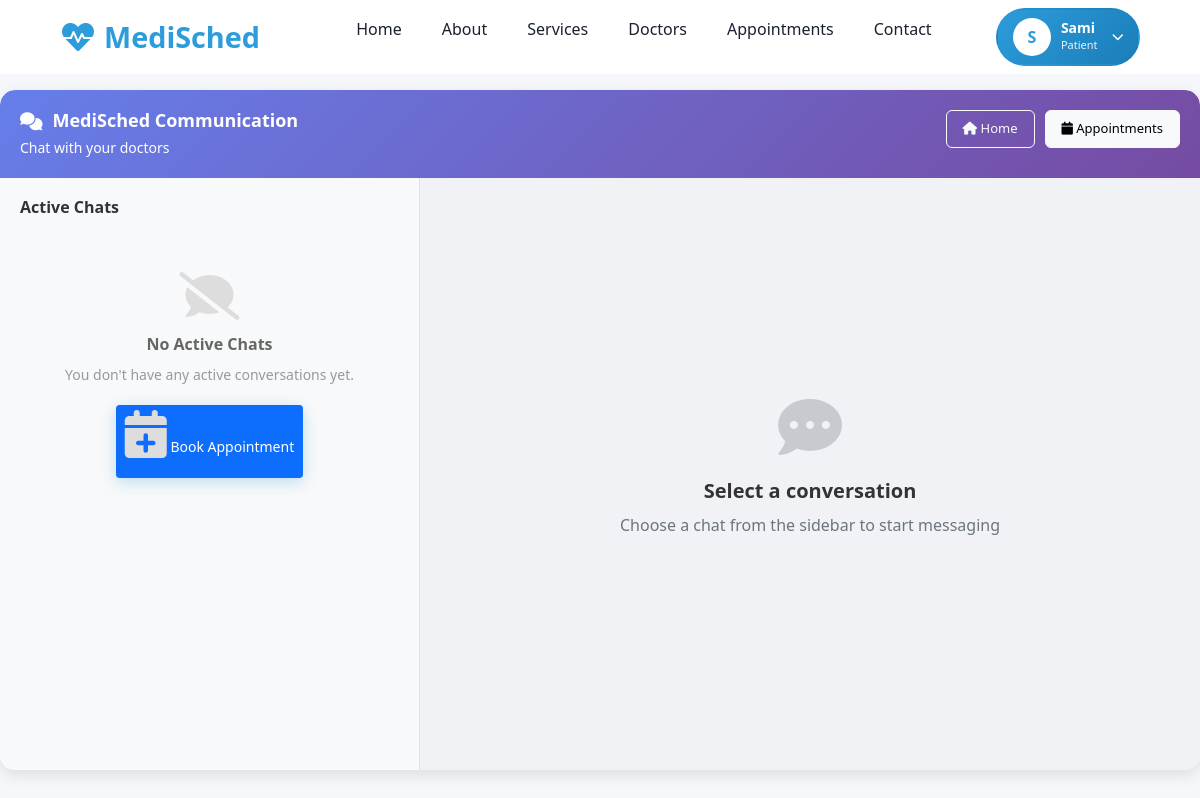
The app's page /communication/ (signed in), older data.
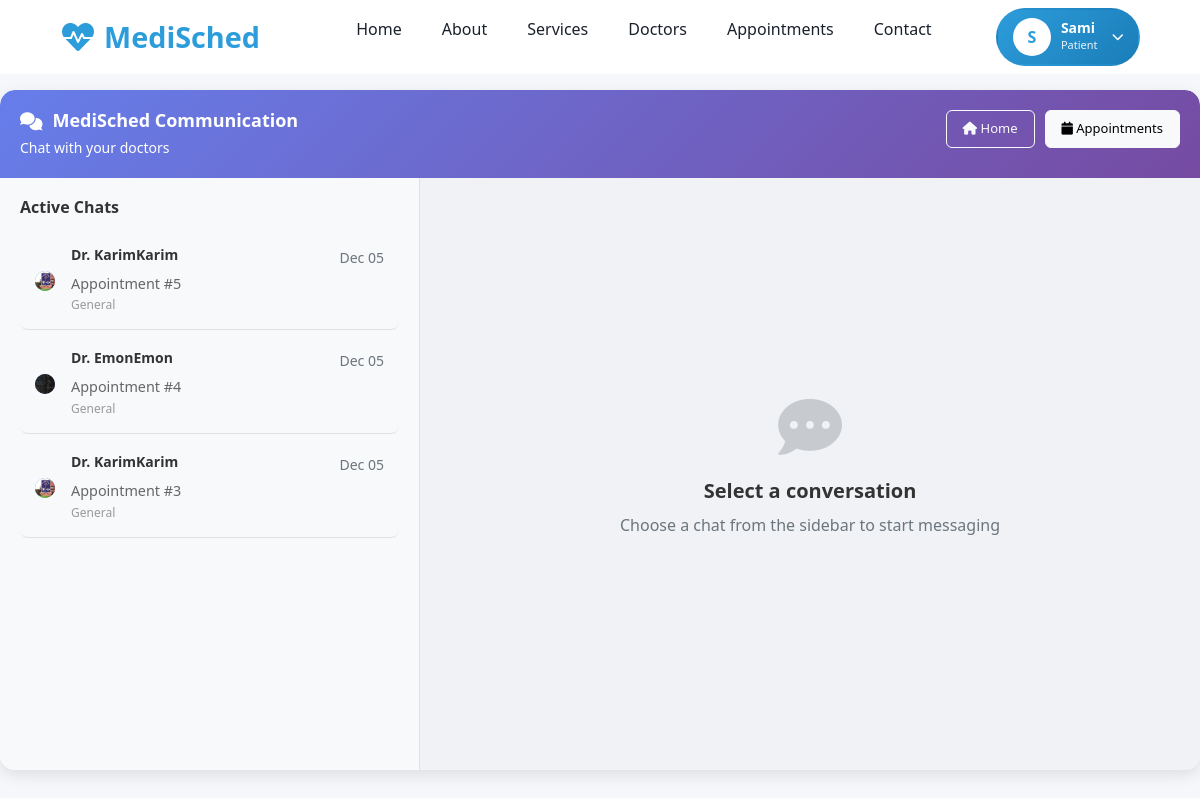
The same page, newer data.
### communication/models.py (models this page shows, shortened)
class Conversation(models.Model):
    appointment = models.OneToOneField(Appointment, on_delete=models.CASCADE, related_name='conversation')
    patient = models.ForeignKey(settings.AUTH_USER_MODEL, on_delete=models.CASCADE, related_name='patient_conversations')
    doctor = models.ForeignKey(Doctor, on_delete=models.CASCADE, related_name='doctor_conversations')
    is_active = models.BooleanField(default=True)
    created_at = models.DateTimeField(auto_now_add=True)
    updated_at = models.DateTimeField(auto_now=True)
    class Meta:
        ordering = ['-updated_at']

### doctor/models.py (models this page shows, shortened)
class Doctor(models.Model):
    user = models.OneToOneField(CustomUser, on_delete=models.CASCADE, related_name='doctor_profile')
    about = models.TextField(blank=True, null=True)
    bmdc_number = models.CharField(max_length=255, blank=True, null=True)
    qualification = models.CharField(max_length=255, blank=True, null=True)
    total_experience = models.PositiveIntegerField(default=0)  # Only non-negative numbers
    working_hours = models.JSONField(blank=True, null=True)  # e.g., {"Mon": "9-5", "Tue": "10-4"}
    profile_image = models.ImageField(upload_to='doctor_profiles/', blank=True, null=True)
    is_verified = models.BooleanField(default=False)
    division = models.ForeignKey(Division, on_delete=models.SET_NULL, null=True, blank=True)
    district = models.ForeignKey(District, on_delete=models.SET_NULL, null=True, blank=True)
    upazila = models.ForeignKey(Upazila, on_delete=models.SET_NULL, null=True, blank=True)
    departments = models.ManyToManyField(Department, through='DoctorSpecializationDepartment', blank=True)
    symptoms = models.ManyToManyField(Symptom, through='DoctorSpecializationSymptom', blank=True)

### users/models.py (models this page shows, shortened)
class CustomUser(AbstractUser):
    ROLE_PATIENT = 'patient'
    ROLE_DOCTOR = 'doctor'
    ROLE_CHOICES = [
        (ROLE_PATIENT, 'Patient'),
        (ROLE_DOCTOR, 'Doctor'),
    ]
    role = models.CharField(max_length=10, choices=ROLE_CHOICES, default=ROLE_PATIENT)
    phone = models.CharField(max_length=20, blank=True)
    location = models.CharField(max_length=150, blank=True)
    def is_doctor(self):
        return self.role == self.ROLE_DOCTOR

### appointment/models.py (models this page shows, shortened)
class Appointment(models.Model):
    APPOINTMENT_STATUS = (
        ('pending', 'Pending'),
        ('confirmed', 'Confirmed'),
        ('completed', 'Completed'),
        ('cancelled', 'Cancelled'),
    )
    PAYMENT_STATUS = (
        ('pending', 'Pending'),
        ('paid', 'Paid'),
        ('failed', 'Failed'),
        ('refunded', 'Refunded'),
    )
    PAYMENT_METHODS = (
        ('bkash', 'bKash'),
        ('nagad', 'Nagad'),
        ('card', 'Card'),
        ('mobile_banking', 'Mobile Banking'),
    )
    CONSULTATION_TYPES = (
        ('instant', 'Instant Video Consultation'),
        ('scheduled', 'Scheduled Appointment'),
    )
    patient = models.ForeignKey(settings.AUTH_USER_MODEL, on_delete=models.CASCADE, related_name='appointments')
    doctor = models.ForeignKey(Doctor, on_delete=models.CASCADE, related_name='appointments')
    patient_phone = models.CharField(max_length=15)
    patient_name = models.CharField(max_length=100, blank=True)
    patient_age = models.PositiveIntegerField(null=True, blank=True)
    patient_gender = models.CharField(max_length=10, choices=[('male', 'Male'), ('female', 'Female'), ('other', 'Other')], blank=True)
    appointment_type = models.CharField(max_length=20, choices=CONSULTATION_TYPES, default='scheduled')
    consultation_type = models.CharField(max_length=20, choices=[('general', 'General'), ('special', 'Special')])
    appointment_date = models.DateTimeField(null=True, blank=True)
    preferred_time = models.CharField(max_length=50, blank=True)
    consultation_fee = models.DecimalField(max_digits=10, decimal_places=2, default=0)
    vat_amount = models.DecimalField(max_digits=10, decimal_places=2, default=0)
    platform_fee = models.DecimalField(max_digits=10, decimal_places=2, default=29.00)
    total_amount = models.DecimalField(max_digits=10, decimal_places=2, default=0)
    payment_method = models.CharField(max_length=20, choices=PAYMENT_METHODS, blank=True, null=True)
    payment_status = models.CharField(max_length=20, choices=PAYMENT_STATUS, default='pending')
    transaction_id = models.CharField(max_length=100, blank=True)
    status = models.CharField(max_length=20, choices=APPOINTMENT_STATUS, default='pending')
    symptoms = models.TextField(blank=True)
    previous_prescriptions = models.FileField(upload_to='prescriptions/', blank=True, null=True)
    patient_test_reports = models.FileField(upload_to='test_reports/', blank=True, null=True, verbose_name='Test Reports')
    created_at = models.DateTimeField(auto_now_add=True)
    updated_at = models.DateTimeField(auto_now=True)

### communication/views.py (the view)
# urls.py: path('', views.chat_home, name='chat_home'),
@login_required
def chat_home(request):
    if request.user.is_doctor():
        conversations = Conversation.objects.filter(
            doctor=request.user.doctor_profile,
            is_active=True
        ).select_related('patient', 'appointment')
    else:
        conversations = Conversation.objects.filter(
            patient=request.user,
            is_active=True
        ).select_related('doctor', 'doctor__user', 'appointment')
    context = {
        'conversations': conversations,
    }
    return render(request, 'communication/chat_home.html', context)

### communication/templates/communication/chat_home.html (shortened to what the changed rows need)
{% extends 'base.html' %}
{% block extra_css %}
<link href="https://cdn.jsdelivr.net/npm/bootstrap@5.1.3/dist/css/bootstrap.min.css" rel="stylesheet">
<link rel="stylesheet" href="https://cdnjs.cloudflare.com/ajax/libs/font-awesome/6.0.0/css/all.min.css">
{% endblock %}
{% block content %}
<div id="main-scroll-container">
    <div class="chat-container">
        <div class="content-row">
            <div class="sidebar">
                <div class="sidebar-inner">
                    {% if conversations %}
                        {% for conversation in conversations %}
                        <a href="{% url 'communication:chat_detail' conversation.appointment.id %}"
                           class="text-decoration-none">
                            <div class="chat-item {% if request.resolver_match.kwargs.appointment_id == conversation.appointment.id %}active{% endif %}">
                                <div class="d-flex align-items-center">
                                    <div class="chat-avatar me-3">
                                        {% if user.role == 'doctor' %}
                                            {% if conversation.patient.profile_image %}
                                                <img src="{{ conversation.patient.profile_image.url }}" alt="{{ conversation.patient.username }}">
                                            {% else %}
                                                <i class="fas fa-user"></i>
                                            {% endif %}
                                        {% else %}
                                            {% if conversation.doctor.profile_image %}
                                                <img src="{{ conversation.doctor.profile_image.url }}" alt="Dr. {{ conversation.doctor.user.username }}">
                                            {% else %}
                                                <i class="fas fa-user-md"></i>
                                            {% endif %}
                                        {% endif %}
                                    </div>
                                    <div class="chat-info flex-grow-1">
                                        <div class="d-flex justify-content-between align-items-start">
                                            <h6>
                                                {% if user.role == 'doctor' %}
                                                    {{ conversation.patient.get_full_name|default:conversation.patient.username }}
                                                {% else %}
                                                    Dr. {{ conversation.doctor.user.get_full_name|default:conversation.doctor.user.username }}
                                                {% endif %}
                                            </h6>
                                            <span class="text-muted small ms-2">
                                                {{ conversation.updated_at|date:"M d" }}
                                            </span>
                                        </div>
                                        <p class="mb-0">
                                            Appointment #{{ conversation.appointment.id }}
                                        </p>
                                        <p class="mb-0 small">
                                            {{ conversation.appointment.get_consultation_type_display }}
                                        </p>
                                    </div>
                                </div>
                            </div>
                        </a>
                        {% endfor %}
                    {% else %}
                        <div class="no-chats-container">
                            <i class="fas fa-comment-slash"></i>
                            <h5>No Active Chats</h5>
                            <p>You don't have any active conversations yet.</p>
                            <a href="{% url 'appointment:list' %}" class="btn btn-primary btn-sm">
                                <i class="fas fa-calendar-plus"></i> Book Appointment
                            </a>
                        </div>
                    {% endif %}
                </div>
            </div>
        </div>
    </div>
</div>
{% endblock %}

Row changes from the older to the newer data that the page shows:
added Conversation: doctor.profile_image (picture), doctor.user.get_full_name "KarimKarim", updated_at "Dec 05", appointment.id "5", appointment.consultation_type "General"
added Conversation: doctor.profile_image (picture), doctor.user.get_full_name "EmonEmon", updated_at "Dec 05", appointment.id "4", appointment.consultation_type "General"
added Conversation: doctor.profile_image (picture), doctor.user.get_full_name "KarimKarim", updated_at "Dec 05", appointment.id "3", appointment.consultation_type "General"
Text that changed along with them:
text no longer shown: "No Active Chats You don't have any active conversations yet. Book Appointment"
